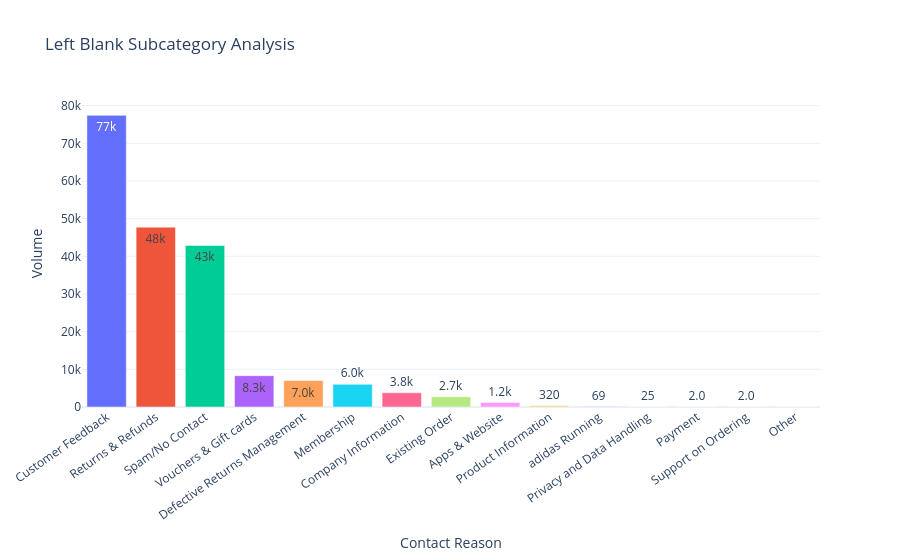

The code cell stored with this chart in its notebook:
### Code cell
fig = px.bar(
    left_blank_summary,
    x="contact_reason",
    y="volume",
    color="contact_reason",
    title="Left Blank Subcategory Analysis",
    text_auto=".2s",
)

fig.update_layout(
    xaxis_title="Contact Reason",
    yaxis_title="Volume",
    template="plotly_white",
    xaxis_tickangle=-35,
    showlegend=False,
)

fig.show()

### Figure 1 — Plotly figure (JSON) as saved in the notebook; plotly's stock layout.template omitted (floating-point values rounded to 4 significant figures)
{"data": [{"hovertemplate": "contact_reason=%{x}<br>volume=%{y}<extra></extra>", "legendgroup": "Customer Feedback", "marker": {"color": "#636efa", "pattern": {"shape": ""}}, "name": "Customer Feedback", "orientation": "v", "showlegend": true, "textposition": "auto", "texttemplate": "%{y:.2s}", "type": "bar", "x": ["Customer Feedback"], "xaxis": "x", "y": [77430], "yaxis": "y"}, {"hovertemplate": "contact_reason=%{x}<br>volume=%{y}<extra></extra>", "legendgroup": "Returns & Refunds", "marker": {"color": "#EF553B", "pattern": {"shape": ""}}, "name": "Returns & Refunds", "orientation": "v", "showlegend": true, "textposition": "auto", "texttemplate": "%{y:.2s}", "type": "bar", "x": ["Returns & Refunds"], "xaxis": "x", "y": [47749], "yaxis": "y"}, {"hovertemplate": "contact_reason=%{x}<br>volume=%{y}<extra></extra>", "legendgroup": "Spam/No Contact", "marker": {"color": "#00cc96", "pattern": {"shape": ""}}, "name": "Spam/No Contact", "orientation": "v", "showlegend": true, "textposition": "auto", "texttemplate": "%{y:.2s}", "type": "bar", "x": ["Spam/No Contact"], "xaxis": "x", "y": [42890], "yaxis": "y"}, {"hovertemplate": "contact_reason=%{x}<br>volume=%{y}<extra></extra>", "legendgroup": "Vouchers & Gift cards", "marker": {"color": "#ab63fa", "pattern": {"shape": ""}}, "name": "Vouchers & Gift cards", "orientation": "v", "showlegend": true, "textposition": "auto", "texttemplate": "%{y:.2s}", "type": "bar", "x": ["Vouchers & Gift cards"], "xaxis": "x", "y": [8312], "yaxis": "y"}, {"hovertemplate": "contact_reason=%{x}<br>volume=%{y}<extra></extra>", "legendgroup": "Defective Returns Management", "marker": {"color": "#FFA15A", "pattern": {"shape": ""}}, "name": "Defective Returns Management", "orientation": "v", "showlegend": true, "textposition": "auto", "texttemplate": "%{y:.2s}", "type": "bar", "x": ["Defective Returns Management"], "xaxis": "x", "y": [7031], "yaxis": "y"}, {"hovertemplate": "contact_reason=%{x}<br>volume=%{y}<extra></extra>", "legendgroup": "Membership", "marker": {"color": "#19d3f3", "pattern": {"shape": ""}}, "name": "Membership", "orientation": "v", "showlegend": true, "textposition": "auto", "texttemplate": "%{y:.2s}", "type": "bar", "x": ["Membership"], "xaxis": "x", "y": [6013], "yaxis": "y"}, {"hovertemplate": "contact_reason=%{x}<br>volume=%{y}<extra></extra>", "legendgroup": "Company Information", "marker": {"color": "#FF6692", "pattern": {"shape": ""}}, "name": "Company Information", "orientation": "v", "showlegend": true, "textposition": "auto", "texttemplate": "%{y:.2s}", "type": "bar", "x": ["Company Information"], "xaxis": "x", "y": [3776], "yaxis": "y"}, {"hovertemplate": "contact_reason=%{x}<br>volume=%{y}<extra></extra>", "legendgroup": "Existing Order", "marker": {"color": "#B6E880", "pattern": {"shape": ""}}, "name": "Existing Order", "orientation": "v", "showlegend": true, "textposition": "auto", "texttemplate": "%{y:.2s}", "type": "bar", "x": ["Existing Order"], "xaxis": "x", "y": [2718], "yaxis": "y"}, {"hovertemplate": "contact_reason=%{x}<br>volume=%{y}<extra></extra>", "legendgroup": "Apps & Website", "marker": {"color": "#FF97FF", "pattern": {"shape": ""}}, "name": "Apps & Website", "orientation": "v", "showlegend": true, "textposition": "auto", "texttemplate": "%{y:.2s}", "type": "bar", "x": ["Apps & Website"], "xaxis": "x", "y": [1171], "yaxis": "y"}, {"hovertemplate": "contact_reason=%{x}<br>volume=%{y}<extra></extra>", "legendgroup": "Product Information", "marker": {"color": "#FECB52", "pattern": {"shape": ""}}, "name": "Product Information", "orientation": "v", "showlegend": true, "textposition": "auto", "texttemplate": "%{y:.2s}", "type": "bar", "x": ["Product Information"], "xaxis": "x", "y": [317], "yaxis": "y"}, {"hovertemplate": "contact_reason=%{x}<br>volume=%{y}<extra></extra>", "legendgroup": "adidas Running", "marker": {"color": "#636efa", "pattern": {"shape": ""}}, "name": "adidas Running", "orientation": "v", "showlegend": true, "textposition": "auto", "texttemplate": "%{y:.2s}", "type": "bar", "x": ["adidas Running"], "xaxis": "x", "y": [69], "yaxis": "y"}, {"hovertemplate": "contact_reason=%{x}<br>volume=%{y}<extra></extra>", "legendgroup": "Privacy and Data Handling", "marker": {"color": "#EF553B", "pattern": {"shape": ""}}, "name": "Privacy and Data Handling", "orientation": "v", "showlegend": true, "textposition": "auto", "texttemplate": "%{y:.2s}", "type": "bar", "x": ["Privacy and Data Handling"], "xaxis": "x", "y": [25], "yaxis": "y"}, {"hovertemplate": "contact_reason=%{x}<br>volume=%{y}<extra></extra>", "legendgroup": "Payment", "marker": {"color": "#00cc96", "pattern": {"shape": ""}}, "name": "Payment", "orientation": "v", "showlegend": true, "textposition": "auto", "texttemplate": "%{y:.2s}", "type": "bar", "x": ["Payment"], "xaxis": "x", "y": [2], "yaxis": "y"}, {"hovertemplate": "contact_reason=%{x}<br>volume=%{y}<extra></extra>", "legendgroup": "Support on Ordering", "marker": {"color": "#ab63fa", "pattern": {"shape": ""}}, "name": "Support on Ordering", "orientation": "v", "showlegend": true, "textposition": "auto", "texttemplate": "%{y:.2s}", "type": "bar", "x": ["Support on Ordering"], "xaxis": "x", "y": [2], "yaxis": "y"}, {"hovertemplate": "contact_reason=%{x}<br>volume=%{y}<extra></extra>", "legendgroup": "Other", "marker": {"color": "#FFA15A", "pattern": {"shape": ""}}, "name": "Other", "orientation": "v", "showlegend": true, "textposition": "auto", "texttemplate": "%{y:.2s}", "type": "bar", "x": ["Other"], "xaxis": "x", "y": [1], "yaxis": "y"}], "layout": {"barmode": "relative", "legend": {"title": {"text": "contact_reason"}, "tracegroupgap": 0}, "showlegend": false, "title": {"text": "Left Blank Subcategory Analysis"}, "xaxis": {"anchor": "y", "categoryarray": ["Customer Feedback", "Returns & Refunds", "Spam/No Contact", "Vouchers & Gift cards", "Defective Returns Management", "Membership", "Company Information", "Existing Order", "Apps & Website", "Product Information", "adidas Running", "Privacy and Data Handling", "Payment", "Support on Ordering", "Other"], "categoryorder": "array", "domain": [0, 1], "tickangle": -35, "title": {"text": "Contact Reason"}}, "yaxis": {"anchor": "x", "domain": [0, 1], "title": {"text": "Volume"}}}}
